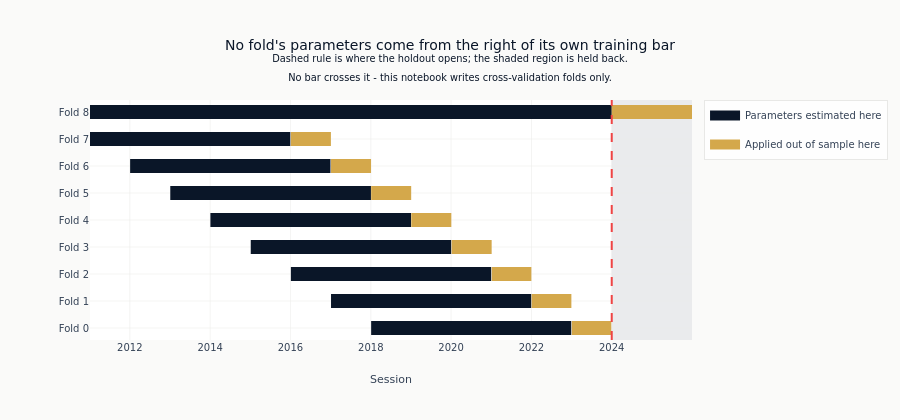

The notebook cell saved with this chart:
### Markdown cell above
The holdout is drawn on the same axis: shaded from the date it opens to the end of the
price file, with a rule at the boundary itself.

### Code cell
fig.add_vrect(
    x0=HOLDOUT_START.isoformat(),
    x1=max(all_dates).isoformat(),
    fillcolor=COLORS["neutral"],
    opacity=0.10,
    line_width=0,
    layer="below",
)
fig.add_vline(x=HOLDOUT_START.isoformat(), line_dash="dash", line_color=COLORS["negative"])
fig.update_layout(
    title=(
        "No fold's parameters come from the right of its own training bar"
        "<br><sup>Dashed rule is where the holdout opens; the shaded region is held back."
        "<br>No bar crosses it - this notebook writes cross-validation folds only.</sup>"
    ),
    xaxis_title="Session",
    yaxis_title="",
    height=420,
    margin={"l": 90},
)
show_plotly_with_alt(
    fig,
    "One horizontal bar per fold, split into the stretch each fold's models are "
    "estimated on and the later stretch they are applied to out of sample. The bars step "
    "up and to the right, fold zero covering the most recent window and the "
    "highest-numbered fold the oldest. A dashed vertical rule marks where the holdout "
    "opens, with the region beyond it shaded, and every bar ends to the left of it.",
)

### Figure 1 — Plotly figure (JSON) as saved in the notebook; plotly's stock layout.template omitted (floating-point values rounded to 4 significant figures)
{"data": [{"legendgroup": "Parameters estimated here", "line": {"color": "#0a1628", "width": 14}, "mode": "lines", "name": "Parameters estimated here", "showlegend": true, "type": "scatter", "x": ["2018-01-04", "2022-12-29"], "y": ["Fold 0", "Fold 0"]}, {"legendgroup": "Applied out of sample here", "line": {"color": "#D4A84B", "width": 14}, "mode": "lines", "name": "Applied out of sample here", "showlegend": true, "type": "scatter", "x": ["2023-01-03", "2023-12-28"], "y": ["Fold 0", "Fold 0"]}, {"legendgroup": "Parameters estimated here", "line": {"color": "#0a1628", "width": 14}, "mode": "lines", "name": "Parameters estimated here", "showlegend": false, "type": "scatter", "x": ["2017-01-04", "2021-12-30"], "y": ["Fold 1", "Fold 1"]}, {"legendgroup": "Applied out of sample here", "line": {"color": "#D4A84B", "width": 14}, "mode": "lines", "name": "Applied out of sample here", "showlegend": false, "type": "scatter", "x": ["2022-01-03", "2022-12-30"], "y": ["Fold 1", "Fold 1"]}, {"legendgroup": "Parameters estimated here", "line": {"color": "#0a1628", "width": 14}, "mode": "lines", "name": "Parameters estimated here", "showlegend": false, "type": "scatter", "x": ["2016-01-05", "2020-12-31"], "y": ["Fold 2", "Fold 2"]}, {"legendgroup": "Applied out of sample here", "line": {"color": "#D4A84B", "width": 14}, "mode": "lines", "name": "Applied out of sample here", "showlegend": false, "type": "scatter", "x": ["2021-01-05", "2021-12-31"], "y": ["Fold 2", "Fold 2"]}, {"legendgroup": "Parameters estimated here", "line": {"color": "#0a1628", "width": 14}, "mode": "lines", "name": "Parameters estimated here", "showlegend": false, "type": "scatter", "x": ["2015-01-05", "2020-01-02"], "y": ["Fold 3", "Fold 3"]}, {"legendgroup": "Applied out of sample here", "line": {"color": "#D4A84B", "width": 14}, "mode": "lines", "name": "Applied out of sample here", "showlegend": false, "type": "scatter", "x": ["2020-01-06", "2021-01-04"], "y": ["Fold 3", "Fold 3"]}, {"legendgroup": "Parameters estimated here", "line": {"color": "#0a1628", "width": 14}, "mode": "lines", "name": "Parameters estimated here", "showlegend": false, "type": "scatter", "x": ["2014-01-03", "2019-01-02"], "y": ["Fold 4", "Fold 4"]}, {"legendgroup": "Applied out of sample here", "line": {"color": "#D4A84B", "width": 14}, "mode": "lines", "name": "Applied out of sample here", "showlegend": false, "type": "scatter", "x": ["2019-01-04", "2020-01-03"], "y": ["Fold 4", "Fold 4"]}, {"legendgroup": "Parameters estimated here", "line": {"color": "#0a1628", "width": 14}, "mode": "lines", "name": "Parameters estimated here", "showlegend": false, "type": "scatter", "x": ["2013-01-03", "2018-01-02"], "y": ["Fold 5", "Fold 5"]}, {"legendgroup": "Applied out of sample here", "line": {"color": "#D4A84B", "width": 14}, "mode": "lines", "name": "Applied out of sample here", "showlegend": false, "type": "scatter", "x": ["2018-01-04", "2019-01-03"], "y": ["Fold 5", "Fold 5"]}, {"legendgroup": "Parameters estimated here", "line": {"color": "#0a1628", "width": 14}, "mode": "lines", "name": "Parameters estimated here", "showlegend": false, "type": "scatter", "x": ["2012-01-04", "2016-12-30"], "y": ["Fold 6", "Fold 6"]}, {"legendgroup": "Applied out of sample here", "line": {"color": "#D4A84B", "width": 14}, "mode": "lines", "name": "Applied out of sample here", "showlegend": false, "type": "scatter", "x": ["2017-01-04", "2018-01-03"], "y": ["Fold 6", "Fold 6"]}, {"legendgroup": "Parameters estimated here", "line": {"color": "#0a1628", "width": 14}, "mode": "lines", "name": "Parameters estimated here", "showlegend": false, "type": "scatter", "x": ["2011-01-04", "2015-12-31"], "y": ["Fold 7", "Fold 7"]}, {"legendgroup": "Applied out of sample here", "line": {"color": "#D4A84B", "width": 14}, "mode": "lines", "name": "Applied out of sample here", "showlegend": false, "type": "scatter", "x": ["2016-01-05", "2017-01-03"], "y": ["Fold 7", "Fold 7"]}, {"legendgroup": "Parameters estimated here", "line": {"color": "#0a1628", "width": 14}, "mode": "lines", "name": "Parameters estimated here", "showlegend": false, "type": "scatter", "x": ["2011-01-04", "2024-01-01"], "y": ["Fold 8", "Fold 8"]}, {"legendgroup": "Applied out of sample here", "line": {"color": "#D4A84B", "width": 14}, "mode": "lines", "name": "Applied out of sample here", "showlegend": false, "type": "scatter", "x": ["2024-01-01", "2025-12-31"], "y": ["Fold 8", "Fold 8"]}], "layout": {"height": 420, "margin": {"l": 90}, "shapes": [{"fillcolor": "#334155", "layer": "below", "line": {"width": 0}, "opacity": 0.1, "type": "rect", "x0": "2024-01-01", "x1": "2025-12-31", "xref": "x", "y0": 0, "y1": 1, "yref": "y domain"}, {"line": {"color": "#ef4444", "dash": "dash"}, "type": "line", "x0": "2024-01-01", "x1": "2024-01-01", "xref": "x", "y0": 0, "y1": 1, "yref": "y domain"}], "title": {"text": "No fold's parameters come from the right of its own training bar<br><sup>Dashed rule is where the holdout opens; the shaded region is held back.<br>No bar crosses it - this notebook writes cross-validation folds only.</sup>"}, "xaxis": {"title": {"text": "Session"}}, "yaxis": {"title": {"text": ""}}}}
